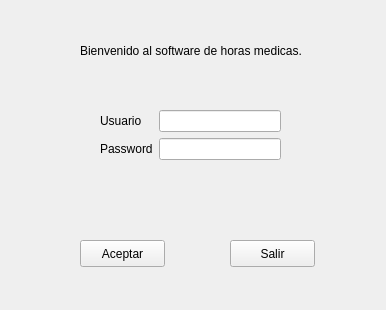
<?xml version="1.0" encoding="UTF-8"?>
<ui version="4.0">
 <class>welcome</class>
 <widget class="QWidget" name="welcome">
  <property name="geometry">
   <rect>
    <x>0</x>
    <y>0</y>
    <width>386</width>
    <height>310</height>
   </rect>
  </property>
  <property name="minimumSize">
   <size>
    <width>386</width>
    <height>310</height>
   </size>
  </property>
  <property name="maximumSize">
   <size>
    <width>386</width>
    <height>310</height>
   </size>
  </property>
  <property name="windowTitle">
   <string>Welcome</string>
  </property>
  <widget class="QWidget" name="formLayoutWidget">
   <property name="geometry">
    <rect>
     <x>100</x>
     <y>110</y>
     <width>181</width>
     <height>80</height>
    </rect>
   </property>
   <layout class="QFormLayout" name="formLayout">
    <property name="fieldGrowthPolicy">
     <enum>QFormLayout::AllNonFixedFieldsGrow</enum>
    </property>
    <item row="0" column="1">
     <widget class="QLineEdit" name="usuarioLineEdit"/>
    </item>
    <item row="0" column="0">
     <widget class="QLabel" name="usuarioLabel">
      <property name="text">
       <string>Usuario</string>
      </property>
     </widget>
    </item>
    <item row="1" column="0">
     <widget class="QLabel" name="passwordLabel">
      <property name="text">
       <string>Password</string>
      </property>
     </widget>
    </item>
    <item row="1" column="1">
     <widget class="QLineEdit" name="passwordLineEdit"/>
    </item>
   </layout>
  </widget>
  <widget class="QLabel" name="label">
   <property name="geometry">
    <rect>
     <x>80</x>
     <y>0</y>
     <width>291</width>
     <height>101</height>
    </rect>
   </property>
   <property name="accessibleName">
    <string/>
   </property>
   <property name="text">
    <string>Bienvenido al software de horas medicas.</string>
   </property>
  </widget>
  <widget class="QPushButton" name="pushButton">
   <property name="geometry">
    <rect>
     <x>230</x>
     <y>240</y>
     <width>85</width>
     <height>27</height>
    </rect>
   </property>
   <property name="text">
    <string>Salir</string>
   </property>
  </widget>
  <widget class="QPushButton" name="pushButton_2">
   <property name="geometry">
    <rect>
     <x>80</x>
     <y>240</y>
     <width>85</width>
     <height>27</height>
    </rect>
   </property>
   <property name="text">
    <string>Aceptar</string>
   </property>
  </widget>
 </widget>
 <resources/>
 <connections/>
</ui>
